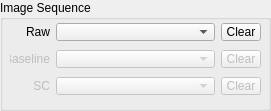
       <widget class="QGroupBox" name="groupBox_8">
        <property name="geometry">
         <rect>
          <x>10</x>
          <y>410</y>
          <width>271</width>
          <height>111</height>
         </rect>
        </property>
        <property name="title">
         <string>Image Sequence</string>
        </property>
        <widget class="QWidget" name="layoutWidget_5">
         <property name="geometry">
          <rect>
           <x>10</x>
           <y>20</y>
           <width>251</width>
           <height>81</height>
          </rect>
         </property>
         <layout class="QGridLayout" name="_2">
          <item row="1" column="1" colspan="2">
           <widget class="QComboBox" name="baseline_list_combo">
            <property name="enabled">
             <bool>false</bool>
            </property>
            <property name="sizePolicy">
             <sizepolicy hsizetype="Expanding" vsizetype="Fixed">
              <horstretch>0</horstretch>
              <verstretch>0</verstretch>
             </sizepolicy>
            </property>
            <property name="minimumSize">
             <size>
              <width>0</width>
              <height>18</height>
             </size>
            </property>
            <property name="maximumSize">
             <size>
              <width>16777215</width>
              <height>18</height>
             </size>
            </property>
            <property name="sizeAdjustPolicy">
             <enum>QComboBox::AdjustToContentsOnFirstShow</enum>
            </property>
           </widget>
          </item>
          <item row="2" column="1" colspan="2">
           <widget class="QComboBox" name="sc_list_combo">
            <property name="enabled">
             <bool>false</bool>
            </property>
            <property name="sizePolicy">
             <sizepolicy hsizetype="Expanding" vsizetype="Fixed">
              <horstretch>0</horstretch>
              <verstretch>0</verstretch>
             </sizepolicy>
            </property>
            <property name="minimumSize">
             <size>
              <width>0</width>
              <height>18</height>
             </size>
            </property>
            <property name="maximumSize">
             <size>
              <width>16777215</width>
              <height>18</height>
             </size>
            </property>
           </widget>
          </item>
          <item row="1" column="3">
           <widget class="QToolButton" name="clear_baseline_list_button">
            <property name="enabled">
             <bool>false</bool>
            </property>
            <property name="minimumSize">
             <size>
              <width>40</width>
              <height>18</height>
             </size>
            </property>
            <property name="maximumSize">
             <size>
              <width>40</width>
              <height>18</height>
             </size>
            </property>
            <property name="text">
             <string>Clear</string>
            </property>
           </widget>
          </item>
          <item row="2" column="3">
           <widget class="QToolButton" name="clear_image_list_button">
            <property name="enabled">
             <bool>false</bool>
            </property>
            <property name="minimumSize">
             <size>
              <width>40</width>
              <height>18</height>
             </size>
            </property>
            <property name="maximumSize">
             <size>
              <width>40</width>
              <height>18</height>
             </size>
            </property>
            <property name="text">
             <string>Clear</string>
            </property>
           </widget>
          </item>
          <item row="1" column="0">
           <widget class="QLabel" name="baselineListLabel">
            <property name="enabled">
             <bool>false</bool>
            </property>
            <property name="sizePolicy">
             <sizepolicy hsizetype="Fixed" vsizetype="Fixed">
              <horstretch>0</horstretch>
              <verstretch>0</verstretch>
             </sizepolicy>
            </property>
            <property name="minimumSize">
             <size>
              <width>40</width>
              <height>15</height>
             </size>
            </property>
            <property name="maximumSize">
             <size>
              <width>40</width>
              <height>15</height>
             </size>
            </property>
            <property name="text">
             <string>Baseline</string>
            </property>
            <property name="alignment">
             <set>Qt::AlignRight|Qt::AlignTrailing|Qt::AlignVCenter</set>
            </property>
           </widget>
          </item>
          <item row="2" column="0">
           <widget class="QLabel" name="scListLabel">
            <property name="enabled">
             <bool>false</bool>
            </property>
            <property name="sizePolicy">
             <sizepolicy hsizetype="Fixed" vsizetype="Fixed">
              <horstretch>0</horstretch>
              <verstretch>0</verstretch>
             </sizepolicy>
            </property>
            <property name="minimumSize">
             <size>
              <width>40</width>
              <height>15</height>
             </size>
            </property>
            <property name="maximumSize">
             <size>
              <width>40</width>
              <height>15</height>
             </size>
            </property>
            <property name="text">
             <string>SC</string>
            </property>
            <property name="alignment">
             <set>Qt::AlignRight|Qt::AlignTrailing|Qt::AlignVCenter</set>
            </property>
           </widget>
          </item>
          <item row="0" column="0">
           <widget class="QLabel" name="rawListLabel">
            <property name="sizePolicy">
             <sizepolicy hsizetype="Fixed" vsizetype="Fixed">
              <horstretch>0</horstretch>
              <verstretch>0</verstretch>
             </sizepolicy>
            </property>
            <property name="minimumSize">
             <size>
              <width>40</width>
              <height>15</height>
             </size>
            </property>
            <property name="maximumSize">
             <size>
              <width>40</width>
              <height>15</height>
             </size>
            </property>
            <property name="text">
             <string>Raw</string>
            </property>
            <property name="alignment">
             <set>Qt::AlignRight|Qt::AlignTrailing|Qt::AlignVCenter</set>
            </property>
           </widget>
          </item>
          <item row="0" column="1" colspan="2">
           <widget class="QComboBox" name="raw_list_combo">
            <property name="minimumSize">
             <size>
              <width>0</width>
              <height>18</height>
             </size>
            </property>
            <property name="maximumSize">
             <size>
              <width>16777215</width>
              <height>18</height>
             </size>
            </property>
           </widget>
          </item>
          <item row="0" column="3">
           <widget class="QToolButton" name="clear_raw_list_button">
            <property name="minimumSize">
             <size>
              <width>40</width>
              <height>18</height>
             </size>
            </property>
            <property name="maximumSize">
             <size>
              <width>40</width>
              <height>18</height>
             </size>
            </property>
            <property name="text">
             <string>Clear</string>
            </property>
           </widget>
          </item>
         </layout>
        </widget>
       </widget>
